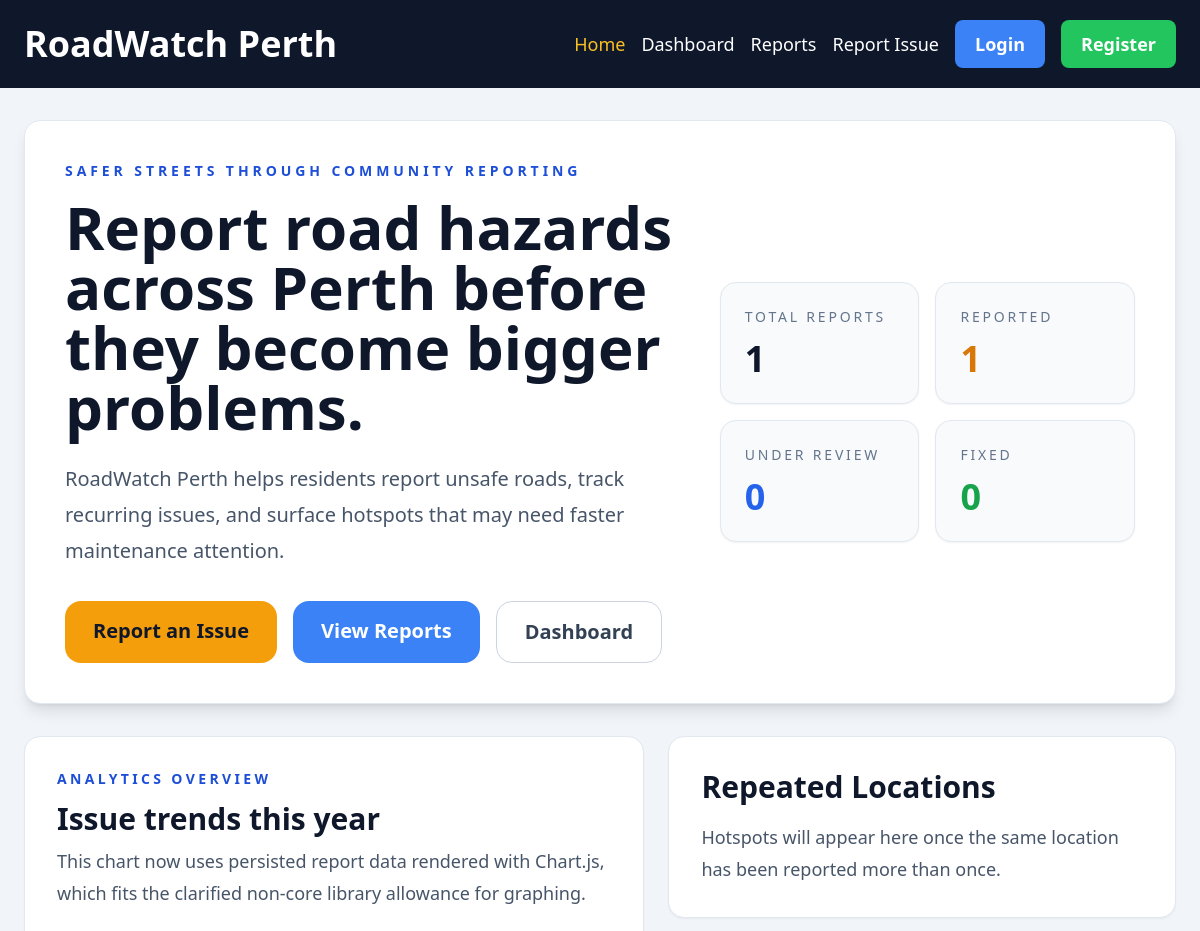
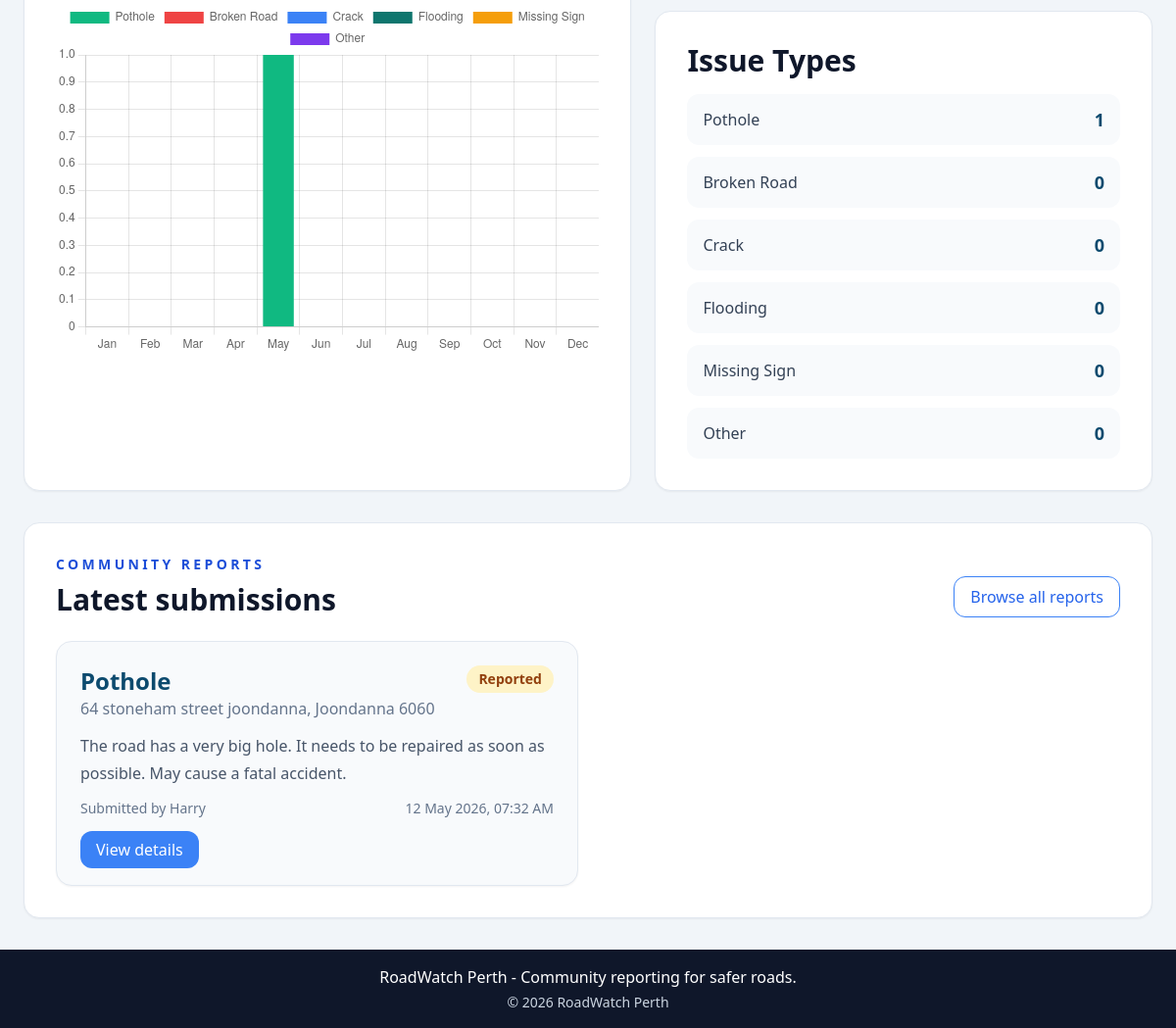
The page / on the database its author committed (2 pictures, top to bottom).
### roadwatch/models.py (models this page shows, shortened)
class Report(db.Model):
    __tablename__ = "reports"
    ISSUE_TYPES = (
        "Pothole",
        "Broken Road",
        "Crack",
        "Flooding",
        "Missing Sign",
        "Other",
    )
    STATUSES = ("Reported", "Under Review", "Fixed")
    MODERATION_STATUSES = ("Pending Approval", "Approved", "Rejected")
    PENDING_APPROVAL = "Pending Approval"
    APPROVED = "Approved"
    REJECTED = "Rejected"
    SEVERITIES = ("Low", "Medium", "High", "Urgent")
    id = db.Column(db.Integer, primary_key=True)
    issue_type = db.Column(db.String(50), nullable=False, index=True)
    location = db.Column(db.String(255), nullable=False, index=True)
    location_key = db.Column(db.String(255), nullable=False, index=True)
    street_address = db.Column(db.String(255), nullable=False, default="", index=True)
    suburb = db.Column(db.String(120), nullable=False, default="", index=True)
    postcode = db.Column(db.String(10), nullable=False, default="", index=True)
    description = db.Column(db.Text, nullable=False)
    image_url = db.Column(db.String(500), nullable=True)
    status = db.Column(db.String(30), nullable=False, default="Reported", index=True)
    moderation_status = db.Column(
        db.String(30),
        nullable=False,
        default=PENDING_APPROVAL,
        index=True,
    )
    severity = db.Column(db.String(20), nullable=False, default="Medium", index=True)
    is_anonymous = db.Column(db.Boolean, nullable=False, default=False)
    created_at = db.Column(db.DateTime(timezone=True), nullable=False, default=utcnow, index=True)
    updated_at = db.Column(db.DateTime(timezone=True), nullable=False, default=utcnow, onupdate=utcnow)
    reporter_id = db.Column(db.Integer, db.ForeignKey("users.id", ondelete="SET NULL"), nullable=True, index=True)
    reporter = db.relationship("User", back_populates="reports")
    status_notes = db.relationship(
        "ReportStatusNote",
        back_populates="report",
        cascade="all, delete-orphan",
        lazy="dynamic",
        order_by="ReportStatusNote.created_at.desc()",
    )
    confirmations = db.relationship(
        "Confirmation",
        back_populates="report",
        cascade="all, delete-orphan",
    )
    @property
    def reporter_label(self):
        if self.is_anonymous:
            return "Anonymous user"
        if self.reporter:
            return self.reporter.username
        return "Guest reporter"

class User(UserMixin, db.Model):
    __tablename__ = "users"
    id = db.Column(db.Integer, primary_key=True)
    username = db.Column(db.String(50), unique=True, nullable=False, index=True)
    email = db.Column(db.String(255), unique=True, nullable=False, index=True)
    password_hash = db.Column(db.String(255), nullable=False)
    is_admin = db.Column(db.Boolean, nullable=False, default=False)
    is_active = db.Column(db.Boolean, nullable=False, default=True)
    created_at = db.Column(db.DateTime(timezone=True), nullable=False, default=utcnow)
    reports = db.relationship("Report", back_populates="reporter", lazy="dynamic")
    confirmations = db.relationship(
        "Confirmation",
        back_populates="user",
        cascade="all, delete-orphan",
        lazy="dynamic",
    )

### roadwatch/main.py (the view)
@main_bp.get("/")
def index():
    reports = (
        Report.query.filter(Report.moderation_status == Report.APPROVED)
        .order_by(Report.created_at.desc())
        .all()
    )
    issue_counts = build_issue_counts(reports)
    monthly_issue_matrix = build_monthly_issue_matrix(reports)
    chart_data = {
        "labels": list(monthly_issue_matrix.keys()),
        "monthLabels": ["Jan", "Feb", "Mar", "Apr", "May", "Jun", "Jul", "Aug", "Sep", "Oct", "Nov", "Dec"],
        "datasets": list(monthly_issue_matrix.values()),
    }
    return render_template(
        "index.html",
        recent_reports=reports[:5],
        hotspots=build_hotspots(limit=4),
        summary=build_summary_cards(reports),
        issue_counts=issue_counts,
        chart_data=chart_data,
    )

### roadwatch/analytics.py (called while the page is built)
def build_issue_counts(reports):
    counts = OrderedDict((issue_type, 0) for issue_type in Report.ISSUE_TYPES)
    for report in reports:
        counts[report.issue_type] = counts.get(report.issue_type, 0) + 1
    return counts

def build_status_counts(reports):
    counts = OrderedDict((status, 0) for status in Report.STATUSES)
    for report in reports:
        counts[report.status] = counts.get(report.status, 0) + 1
    return counts

def build_monthly_issue_matrix(reports, year=None):
    selected_year = year or datetime.now(timezone.utc).year
    matrix = OrderedDict((issue_type, [0] * 12) for issue_type in Report.ISSUE_TYPES)
    for report in reports:
        if report.created_at.year != selected_year:
            continue
        month_index = report.created_at.month - 1
        matrix.setdefault(report.issue_type, [0] * 12)[month_index] += 1
    return matrix

def build_hotspots(limit=5):
    rows = (
        db.session.query(
            Report.location_key,
            db.func.min(Report.location).label("location"),
            db.func.count(Report.id).label("report_count"),
            db.func.count(db.func.distinct(Report.reporter_id)).label("reporter_count"),
        )
        .filter(
            Report.location_key.isnot(None),
            Report.location_key != "",
            Report.moderation_status == Report.APPROVED,
        )
        .group_by(Report.location_key)
        .having(db.func.count(Report.id) > 1)
        .order_by(db.desc("report_count"), db.asc("location"))
        .limit(limit)
        .all()
    )
    return [
        {
            "location": row.location,
            "report_count": row.report_count,
            "reporter_count": row.reporter_count,
        }
        for row in rows
    ]

def build_summary_cards(reports):
    status_counts = build_status_counts(reports)
    return {
        "total": len(reports),
        "reported": status_counts["Reported"],
        "under_review": status_counts["Under Review"],
        "fixed": status_counts["Fixed"],
    }

### roadwatch/security.py (called while the page is built)
def validate_csrf():
    if request.method not in {"POST", "PUT", "PATCH", "DELETE"}:
        return
    submitted_token = request.form.get("csrf_token") or request.headers.get("X-CSRF-Token")
    if not submitted_token or submitted_token != session.get("_csrf_token"):
        abort(400)

### templates/index.html (shortened to what this page needs)
{% extends "base.html" %}
{% block content %}
  <section class="mb-8 rounded-2xl border border-slate-200 bg-white p-8 shadow-lg md:p-10">
    <div class="grid gap-8 lg:grid-cols-[1.2fr,0.8fr] lg:items-center">
      <div>
        <p class="mb-4 text-sm font-bold uppercase tracking-[0.28em] text-blue-700">Safer Streets Through Community Reporting</p>
        <h1 class="mb-6 text-5xl font-bold leading-tight text-slate-900 md:text-6xl">Report road hazards across Perth before they become bigger problems.</h1>
        <p class="mb-8 max-w-3xl text-xl leading-9 text-slate-600">
          RoadWatch Perth helps residents report unsafe roads, track recurring issues,
          and surface hotspots that may need faster maintenance attention.
        </p>
        <div class="flex flex-wrap gap-4">
          <a href="{{ url_for('reports.create_report') }}" class="rounded-2xl bg-amber-500 px-7 py-4 text-xl font-semibold text-slate-900 no-underline hover:bg-amber-400">Report an Issue</a>
          <a href="{{ url_for('reports.list_reports') }}" class="rounded-2xl bg-blue-500 px-7 py-4 text-xl font-semibold text-white no-underline hover:bg-blue-600">View Reports</a>
          <a href="{{ url_for('main.dashboard') }}" class="rounded-2xl border border-slate-300 px-7 py-4 text-xl font-semibold text-slate-700 no-underline hover:bg-slate-50">Dashboard</a>
        </div>
      </div>
      <div class="grid gap-4 sm:grid-cols-2">
        <div class="rounded-2xl border border-slate-200 bg-slate-50 p-6 shadow-sm">
          <p class="text-sm uppercase tracking-[0.2em] text-slate-500">Total reports</p>
          <p class="mt-3 text-4xl font-bold text-slate-900">{{ summary.total }}</p>
        </div>
        <div class="rounded-2xl border border-slate-200 bg-slate-50 p-6 shadow-sm">
          <p class="text-sm uppercase tracking-[0.2em] text-slate-500">Reported</p>
          <p class="mt-3 text-4xl font-bold text-amber-600">{{ summary.reported }}</p>
        </div>
        <div class="rounded-2xl border border-slate-200 bg-slate-50 p-6 shadow-sm">
          <p class="text-sm uppercase tracking-[0.2em] text-slate-500">Under review</p>
          <p class="mt-3 text-4xl font-bold text-blue-600">{{ summary.under_review }}</p>
        </div>
        <div class="rounded-2xl border border-slate-200 bg-slate-50 p-6 shadow-sm">
          <p class="text-sm uppercase tracking-[0.2em] text-slate-500">Fixed</p>
          <p class="mt-3 text-4xl font-bold text-green-600">{{ summary.fixed }}</p>
        </div>
      </div>
    </div>
  </section>
  <section class="mb-8 grid gap-6 lg:grid-cols-[1.1fr,0.9fr]">
    <div class="rounded-2xl border border-slate-200 bg-white p-8 shadow-sm">
      <p class="mb-3 text-sm font-bold uppercase tracking-[0.24em] text-blue-700">Analytics Overview</p>
      <h2 class="mb-2 text-3xl font-bold text-slate-900">Issue trends this year</h2>
      <p class="mb-6 text-lg leading-8 text-slate-600">This chart now uses persisted report data rendered with Chart.js, which fits the clarified non-core library allowance for graphing.</p>
      <div class="relative h-[360px]">
        <canvas id="homepageChart"></canvas>
      </div>
    </div>
    <div class="space-y-6">
      <div class="rounded-2xl border border-slate-200 bg-white p-8 shadow-sm">
        <h2 class="mb-4 text-3xl font-bold text-slate-900">Repeated Locations</h2>
        {% if hotspots %}
          <div class="space-y-4">
            {% for hotspot in hotspots %}
              <div class="rounded-2xl border border-slate-200 bg-slate-50 p-5">
                <div class="flex items-start justify-between gap-4">
                  <div>
                    <p class="text-xl font-semibold text-sky-900">{{ hotspot.location }}</p>
                    <p class="text-sm text-slate-500">{{ hotspot.reporter_count }} distinct linked reporter{% if hotspot.reporter_count != 1 %}s{% endif %}</p>
                  </div>
                  <span class="rounded-full bg-amber-100 px-3 py-1 text-sm font-bold text-amber-800">{{ hotspot.report_count }} reports</span>
                </div>
              </div>
            {% endfor %}
          </div>
        {% else %}
          <p class="text-lg leading-8 text-slate-600">Hotspots will appear here once the same location has been reported more than once.</p>
        {% endif %}
      </div>
      <div class="rounded-2xl border border-slate-200 bg-white p-8 shadow-sm">
        <h2 class="mb-4 text-3xl font-bold text-slate-900">Issue Types</h2>
        <div class="space-y-3">
          {% for issue_type, count in issue_counts.items() %}
            <div class="flex items-center justify-between rounded-xl bg-slate-50 px-4 py-3">
              <span class="font-medium text-slate-700">{{ issue_type }}</span>
              <span class="text-lg font-bold text-sky-900">{{ count }}</span>
            </div>
          {% endfor %}
        </div>
      </div>
    </div>
  </section>
  <section class="rounded-2xl border border-slate-200 bg-white p-8 shadow-sm">
    <div class="mb-6 flex flex-wrap items-end justify-between gap-4">
      <div>
        <p class="mb-2 text-sm font-bold uppercase tracking-[0.24em] text-blue-700">Community Reports</p>
        <h2 class="text-3xl font-bold text-slate-900">Latest submissions</h2>
      </div>
      <a href="{{ url_for('reports.list_reports') }}" class="rounded-xl border border-blue-500 px-4 py-2 font-medium text-blue-600 no-underline hover:bg-blue-50">Browse all reports</a>
    </div>
    {% if recent_reports %}
      <div class="grid gap-5 lg:grid-cols-2">
        {% for report in recent_reports %}
          <article class="rounded-2xl border border-slate-200 bg-slate-50 p-6 shadow-sm">
            <div class="mb-3 flex items-start justify-between gap-4">
              <div>
                <h3 class="text-2xl font-bold text-sky-900">{{ report.issue_type }}</h3>
                <p class="text-base text-slate-500">{{ report.location }}</p>
              </div>
              <span class="rounded-full px-3 py-1 text-sm font-bold {{ status_styles[report.status] }}">{{ report.status }}</span>
            </div>
            <p class="mb-3 text-base leading-7 text-slate-600">{{ report.description[:170] }}{% if report.description|length > 170 %}...{% endif %}</p>
            <div class="flex flex-wrap items-center justify-between gap-3 text-sm text-slate-500">
              <span>Submitted by {{ report.reporter_label }}</span>
              <span>{{ report.created_at|datetime_label }}</span>
            </div>
            <div class="mt-5">
              <a href="{{ url_for('reports.report_details', report_id=report.id) }}" class="rounded-xl bg-blue-500 px-4 py-2 font-medium text-white no-underline hover:bg-blue-600">View details</a>
            </div>
          </article>
        {% endfor %}
      </div>
    {% else %}
      <div class="rounded-2xl border border-dashed border-slate-300 bg-slate-50 p-8 text-center">
        <p class="text-lg text-slate-600">No reports have been submitted yet.</p>
      </div>
    {% endif %}
  </section>
{% endblock %}
{% block scripts %}
  <script>
    const chartData = {{ chart_data|tojson }};
    const chartColors = ["#10b981", "#ef4444", "#3b82f6", "#0f766e", "#f59e0b", "#7c3aed"];
    new Chart(document.getElementById("homepageChart"), {
      type: "bar",
      data: {
        labels: chartData.monthLabels,
        datasets: chartData.labels.map((label, index) => ({
          label,
          data: chartData.datasets[index],
          backgroundColor: chartColors[index % chartColors.length]
        }))
      },
      options: {
        responsive: true,
        maintainAspectRatio: false,
        plugins: {
          legend: { position: "top" }
        },
        scales: {
          x: { stacked: true },
          y: { stacked: true, beginAtZero: true }
        }
      }
    });
  </script>
{% endblock %}

### rows shown on the page
Report: issue_type "Pothole", id "1", location "64 stoneham street joondanna, Joondanna 6060", status "Reported", description "The road has a very big hole. It needs to be repaired as soon as possible. May cause a fatal accident.", reporter_label "Harry", created_at "12 May 2026, 07:32 AM"

### other values the page prints
{{ summary.total }} "1"
{{ summary.reported }} "1"
{{ summary.under_review }} "0"
{{ summary.fixed }} "0"
{{ issue_type }} "Broken Road" "Crack" "Flooding" "Missing Sign" "Other"
{{ count }} "0" "0" "0" "0" "0"
